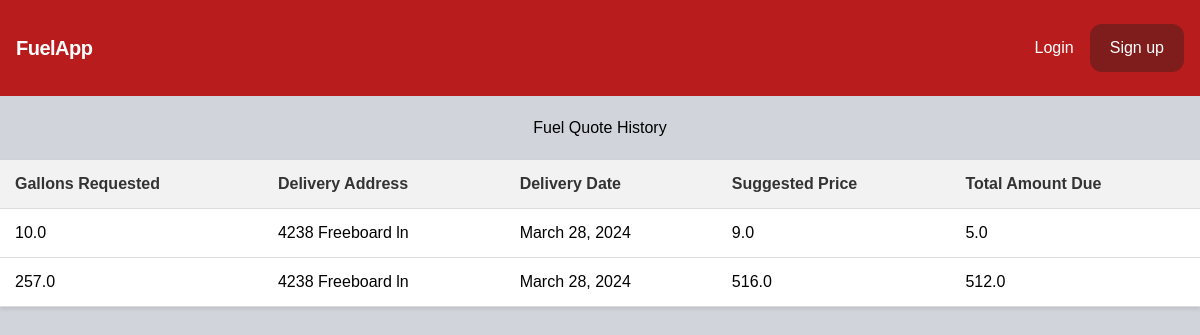
Before: /FQH/ with the older database file.
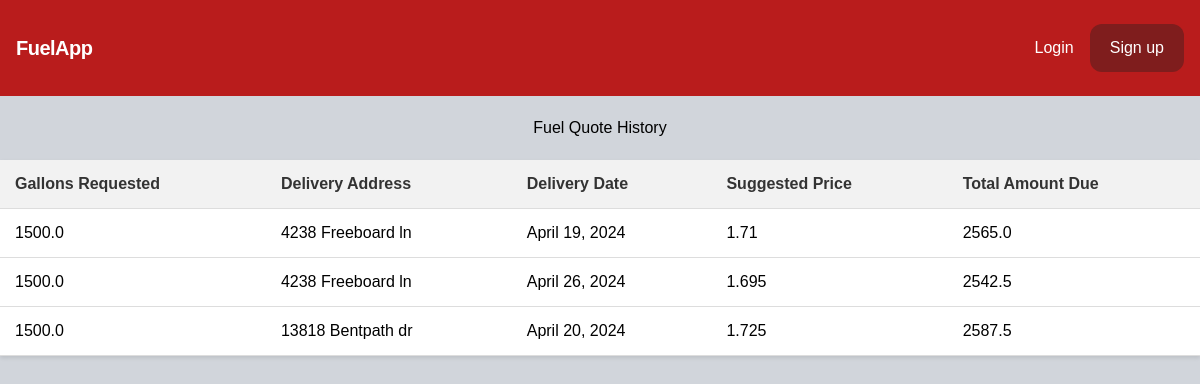
After: the same page with the newer database file.
### core/models.py (models this page shows)
class FuelQuote(models.Model):
    gallons_requested = models.FloatField()
    delivery_address = models.CharField(max_length=100)
    delivery_date = models.DateField()
    suggested_price = models.FloatField(blank=True, null=True, editable=False)
    total_amount_due = models.FloatField(blank=True, null=True, editable=False)

### core/views.py (the view)
# urls.py: path('FQH/', views.FQH, name='FQH'),
def FQH(request):
    fuel_quotes = FuelQuote.objects.all()
    return render(request, 'core/FQH.html', {'fuel_quotes': fuel_quotes})

### core/templates/core/FQH.html (shortened to what this page needs)
{% extends 'core/base.html' %}
{% block content %}
<!DOCTYPE html>
<html lang="en">
<head>
</head>
<body>
    <h1>Fuel Quote History</h1>
    <table>
        <thead>
            <tr>
                <th>Gallons Requested</th>
                <th>Delivery Address</th>
                <th>Delivery Date</th>
                <th>Suggested Price</th>
                <th>Total Amount Due</th>
            </tr>
        </thead>
        <tbody>
            {% for fuel_quote in fuel_quotes %}
            <tr>
                <td>{{ fuel_quote.gallons_requested }}</td>
                <td>{{ fuel_quote.delivery_address }}</td>
                <td>{{ fuel_quote.delivery_date }}</td>
                <td>{{ fuel_quote.suggested_price }}</td>
                <td>{{ fuel_quote.total_amount_due }}</td>
            </tr>
            {% endfor %}
        </tbody>
    </table>
</body>
</html>
{% endblock %}

### core/templates/core/base.html (shortened to what this page needs)
<!DOCTYPE html>
<html>
    <head>
        <script src="https://cdn.tailwindcss.com"></script>
    </head>
    <body class="bg-gray-300">
        <nav class="flex items-center justify-between px-4 py-6 bg-red-700">
            <div class="flex items-center flex-no-shrink text-white mr-6">
                <a href="/" class="font-semibold text-xl tracking-tight">FuelApp</span>
            </div>
            <div class="flex items-center space-x-4">
                {% if request.user.is_authenticated %}
                    <a href="/FQH/" class="text-white hover:text-gray-200">Fuel Quote History</a>
                    <a href="/FQF/" class="text-white hover:text-gray-200">Fuel Quote Form</a>
                    <a href="/profile/" class="text-white hover:text-gray-200">Profile</a>
                    <form action="{% url 'logout' %}" method="post" class="inline">
                        {% csrf_token %}
                        <button type="submit" class="px-5 py-3 rounded-xl text-white bg-red-900 hover:text-gray-200">Log out</button>
                    </form>
                {% else %}
                    <a href="/login/" class="text-white hover:text-gray-200">Login</a>
                    <a href="/signup/" class="px-5 py-3 rounded-xl text-white bg-red-900 hover:text-gray-200">Sign up</a>
                {% endif %}
            </div>
        </nav>
        {% block content %}
        {% endblock %}
    </body>
</html>

### core/templates/core/FQH.html (style rules this page uses)
body { font-family: Arial, sans-serif; background-color: #f4f4f4; margin: 0; padding: 0px; }
h1 { text-align: center; margin-top: 20px; margin-bottom: 20px; }
table { width: 100%; border-collapse: collapse; margin-top: 20px; background-color: #fff; box-shadow: 0 2px 4px rgba(0, 0, 0, 0.1); }
th, td { padding: 12px 15px; text-align: left; border-bottom: 1px solid #ddd; }
th { background-color: #f2f2f2; color: #333; font-weight: bold; }

Changed rows visible on the page:
removed FuelQuote: gallons_requested "10.0", delivery_address "4238 Freeboard ln", delivery_date "March 28, 2024", suggested_price "9.0", total_amount_due "5.0"
removed FuelQuote: gallons_requested "257.0", delivery_address "4238 Freeboard ln", delivery_date "March 28, 2024", suggested_price "516.0", total_amount_due "512.0"
added FuelQuote: gallons_requested "1500.0", delivery_address "4238 Freeboard ln", delivery_date "April 19, 2024", suggested_price "1.71", total_amount_due "2565.0"
added FuelQuote: gallons_requested "1500.0", delivery_address "4238 Freeboard ln", delivery_date "April 26, 2024", suggested_price "1.695", total_amount_due "2542.5"
added FuelQuote: gallons_requested "1500.0", delivery_address "13818 Bentpath dr", delivery_date "April 20, 2024", suggested_price "1.725", total_amount_due "2587.5"
